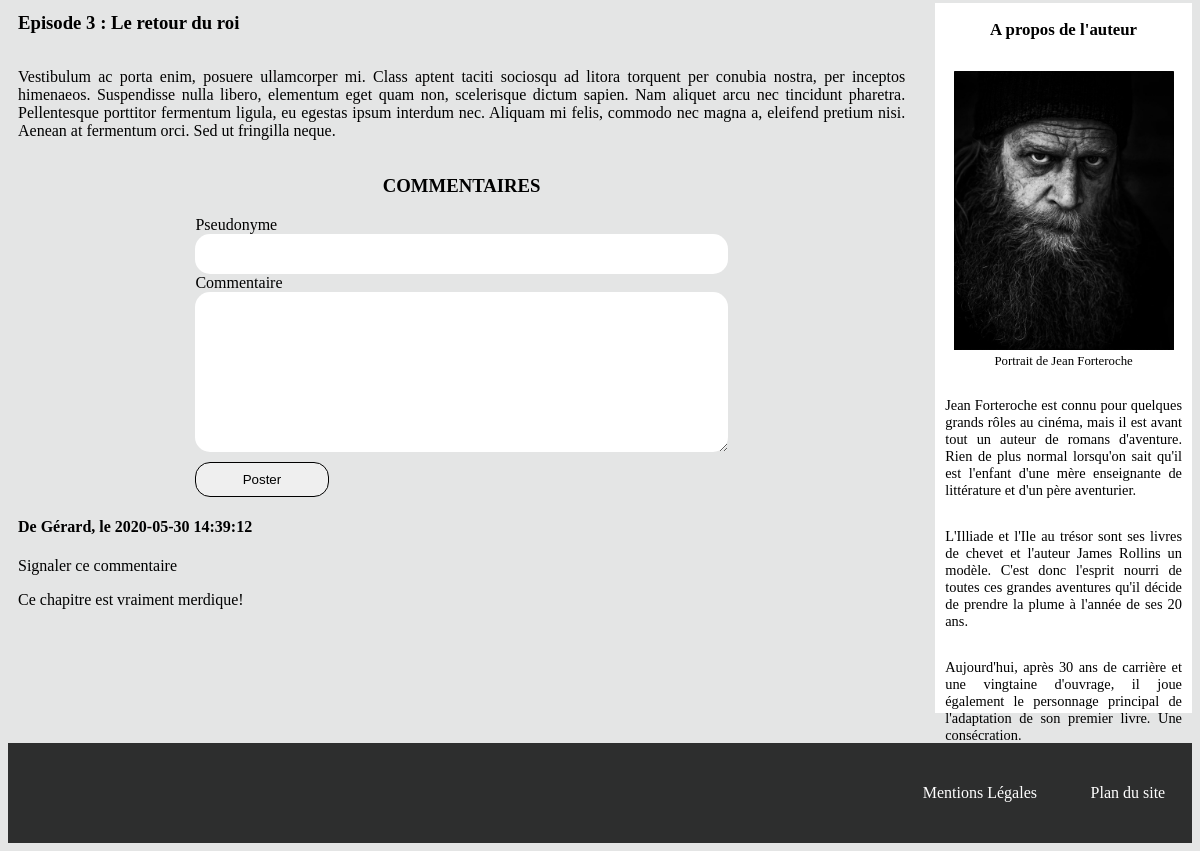
The app's page /index.php?action=post&id=3 (lower part), older data.
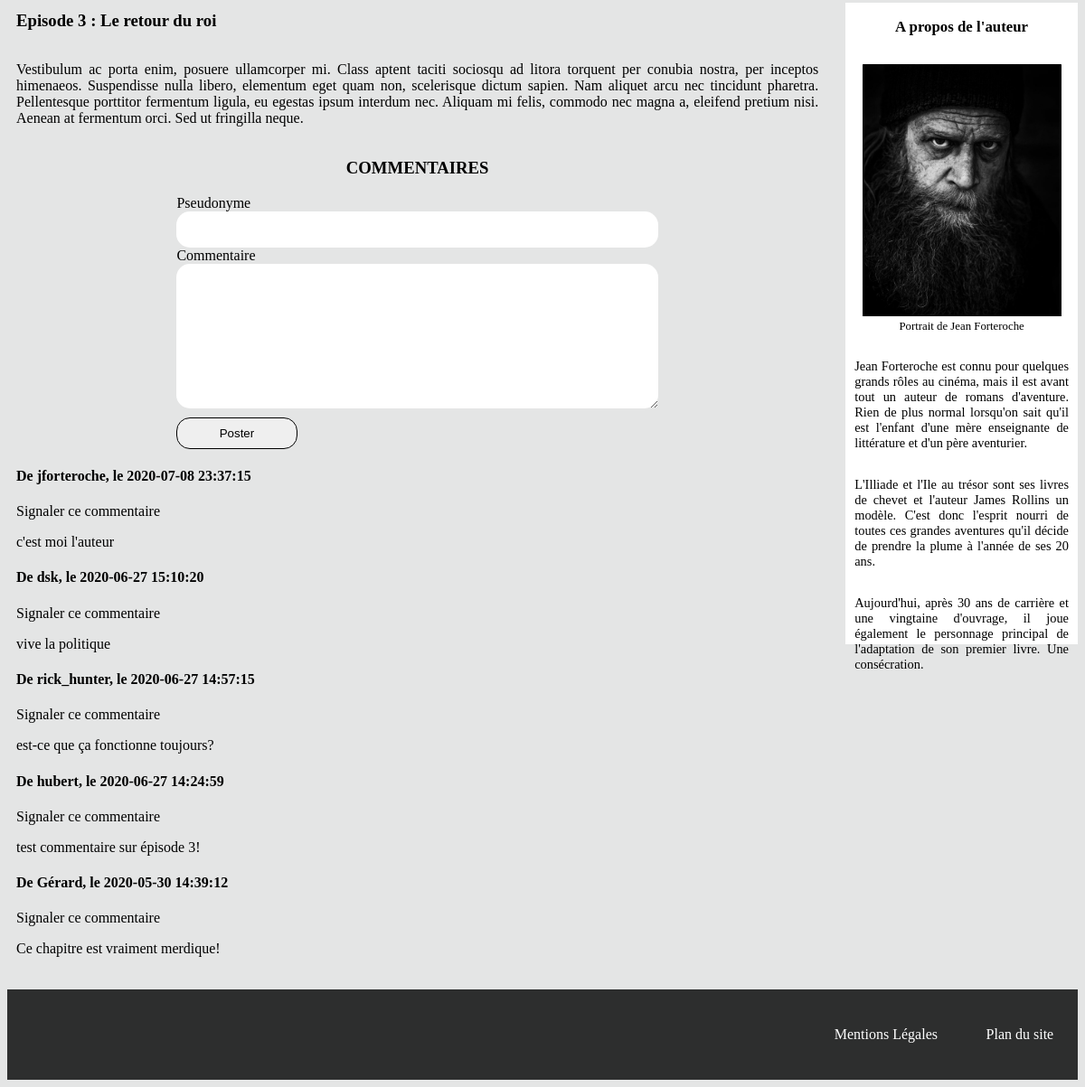
The same page, newer data.
### tables this page shows
CREATE TABLE IF NOT EXISTS `episodes` (
  `episode_id` tinyint(11) NOT NULL AUTO_INCREMENT,
  `episode_title` char(255) NOT NULL,
  `episode_content` text NOT NULL,
  `episode_date` datetime NOT NULL,
  PRIMARY KEY (`episode_id`)
);

CREATE TABLE IF NOT EXISTS `commentaires` (
  `comment_id` tinyint(11) NOT NULL AUTO_INCREMENT,
  `episode` tinyint(11) NOT NULL,
  `pseudo` varchar(50) NOT NULL,
  `comment` text NOT NULL,
  `comment_date` datetime NOT NULL DEFAULT CURRENT_TIMESTAMP,
  `reported_comment` tinyint(1) NOT NULL,
  PRIMARY KEY (`comment_id`),
  KEY `episode_comments` (`episode`)
);

### src/View/View.php (called while the page is built, shortened)
<?php
class View
{
    public function display(array $data, string $template, string $layout) : void
    {
        require_once($template);
        $content = ob_get_clean();
        require_once($layout);
    }
}

### src/Controller/FrontOffice/PostController.php (called while the page is built, shortened)
<?php
class PostController
{
    private $postManager;
    private $commentManager;
    private $view;
    private $layout;
    private $frontTemplate;
    public function __construct(PostManager $postManager, View $view, CommentManager $commentManager)
    {
        $this->postManager = $postManager;
        $this->view = $view;
        $this->commentManager = $commentManager;
        $this->frontTemplate = '../templates/frontoffice/';
        $this->layout = '../templates/frontOffice/layout.html.php';
    }
    public function displayOneEpisode(int $id) : void
    {
        $episodeData = $this->postManager->getOneEpisode($id);
        $commentsData = $this->commentManager->getComments($id);
        $data = [$episodeData, $commentsData];
        $template = $this->frontTemplate.'onepost.html.php';
        $this->view->display(['episode' => $data[0][0], 'comments' => $data[1]], $template, $this->layout);
    }
}

### public/index.php (called while the page is built, shortened)
<?php
$router = new Router();
$router->run();

### src/Model/PostManager.php (called while the page is built, shortened)
<?php
class PostManager
{
    private $database;
    public function __construct(Database $database)
    {
        $this->database = $database->databaseConnect();
    }
    public function getOneEpisode(int $id) : array
    {
        $episodes = $this->database->prepare("SELECT * FROM episodes WHERE episode_id = :episode_id");
        $episodes->bindParam(':episode_id', $id);
        $episodes->execute();
        return $episodes->fetchAll();
    }
}

### src/Service/Database.php (called while the page is built, shortened)
<?php
class Database
{
    private $servor = 'mysql:dbname=jean_forteroche;host=localhost;port=3308;chartset=utf-8';
    private $user = 'root';
    private $password = '';
    public function databaseConnect() : object
    {
        return new \PDO($this->servor, $this->user, $this->password);
    }
}

### src/Model/CommentManager.php (called while the page is built, shortened)
<?php
class CommentManager
{
    private $database;
    public function __construct(Database $database)
    {
        $this->database = $database->databaseConnect();
    }
    public function getComments(int $id) : array
    {
        $comments = $this->database->prepare('SELECT * FROM commentaires WHERE episode = :id ORDER BY comment_date DESC LIMIT 0, 10');
        $comments->bindParam(':id', $id);
        $comments->execute();
        return $comments->fetchAll();
    }
}

### Templates/Frontoffice/onepost.html.php (the view)
<article>
    <h3>Episode <?=$data['episode']['episode_id']?> : <?=$data['episode']['episode_title']?></h3>
    <p><?=$data['episode']['episode_content']?></p>
</article>
<section class="commentaires">
    <h3>COMMENTAIRES</h3>
    <form class="comment_form" method="post" action="index.php?action=save_com&id=<?=$data['episode']['episode_id']?>">
        <label for="pseudo">Pseudonyme</label>
        <input class="input_name" type="text" name="pseudo"/>
        <label for="comment">Commentaire</label>
        <textarea class="comment_area" name="comment" rows="10" cols="40"></textarea>
        <input class="submit" type="submit" value="Poster"/>
    </form>
    <?php
        foreach($data['comments'] as $commentsData) {
    ?>
        <h4 id="comment_header">De <?=$commentsData['pseudo']?>, le <?=$commentsData['comment_date']?></h4>
        <a href="index.php?action=signal&id=<?=$data['episode']['episode_id']?>&comment_id=<?=$commentsData['comment_id']?>">
            Signaler ce commentaire
        </a>
        <p><?=$commentsData['comment']?></p>
        <?php
        }
        ?>
</section>

### src/Service/Router.php (shortened to what this page needs)
<?php
class Router
{
    private $postController;
    private $get;
    public function __construct()
    {
        $this->database = new Database();
        $this->postManager = new PostManager($this->database);
        $this->commentManager = new CommentManager($this->database);
        $this->view = new View();
        $this->postController = new PostController($this->postManager, $this->view, $this->commentManager);
        $this->get = $_GET;
    }
    public function run(): void
    {
        if (empty($this->get)) {
            $this->postController->displayHome();
        }
        elseif (isset($this->get['action'])) {
            switch ($this->get['action']) {
                case 'post':
                    $this->postController->displayOneEpisode((int) $this->get['id']);
                break;
            }
        }
    }
}

### Templates/Frontoffice/layout.html.php (shortened to what this page needs)
<!DOCTYPE html>
<html lang="fr">
	<head>
		<link rel="stylesheet" href="css/style.css" />
	</head>
	<body>
		<main class='front_content'>
			<section class="last_episodes">
				<?=$content?>
			</section>
			<aside class="about_me">
				<h3>A propos de l'auteur</h3>
				<figure>
					<img class="portrait" src="../public/images/portrait.jpg" alt="Portrait de Jean Forteroche" />
					<figcaption>Portrait de Jean Forteroche</figcaption>
				</figure>
				<p>Jean Forteroche est connu pour quelques grands rôles au cinéma, mais il est avant tout un auteur de romans d'aventure.
					Rien de plus normal lorsqu'on sait qu'il est l'enfant d'une mère enseignante de littérature et d'un père aventurier.</p>
				<p>L'Illiade et l'Ile au trésor sont ses livres de chevet et l'auteur James Rollins un modèle. C'est donc l'esprit nourri de toutes
					ces grandes aventures qu'il décide de prendre la plume à l'année de ses 20 ans.</p>
				<p>Aujourd'hui, après 30 ans de carrière et une vingtaine d'ouvrage, il joue également le personnage principal de l'adaptation de son premier livre. Une consécration.</p>
			</aside>
		</main>
		<footer>
			<div class="footer_links">
				<a href="mentions.html">Mentions Légales</a>
				<a href="site_plan.html">Plan du site</a>
			</div>
		</footer>
	</body>
</html>

### public/css/style.css (style rules this page uses)
html { font-family: aileron; background-color: #e4e5e5; }
a { text-decoration: none; color: black; }
.front_content { width: 100%; }
.about_me { width: 20%; margin-left: 20px; margin-top: 20px; margin-bottom: 20px; height: 700px; padding: 10px; padding-top: 0; text-align: justify; font-size: 0.9rem; display: flex; flex-direction: column; align-items: center; background-color: white; }
.portrait { width: 220px; }
figcaption { text-align: center; font-size: 0.8rem; }
.last_episodes { width: 77%; padding: 10px; border-radius: 15px; display: flex; flex-direction: column; }
article { display: flex; flex-direction: column; }
article p { text-align: justify; }
.front_content { margin-top: 10px; display: flex; justify-content: space-between; }
footer { margin-top: 10px; width: 100%; height: 100px; background-color: rgba(0, 0, 0, 0.8); display: flex; align-items: center; justify-content: right; }
.footer_links { width: 25%; display: flex; justify-content: space-around; }
.footer_links a { color: white; }
.commentaires h3 { text-align: center; }
.comment_form { display: flex; flex-direction: column; width: 60%; margin: auto; }
.input_name { height: 30px; }
.comment_form .input_name, .comment_form .comment_area { border-radius: 15px; padding-left: 10px; padding-right: 10px; padding-top: 5px; padding-bottom: 5px; border: none; }
.submit { width: 25%; height: 35px; border-radius: 15px; border: 1px solid black; margin-top: 10px; }

Row changes from the older to the newer data that the page shows:
added commentaires: pseudo "jforteroche", comment_date "2020-07-08 23:37:15", comment "c'est moi l'auteur"
added commentaires: pseudo "dsk", comment_date "2020-06-27 15:10:20", comment "vive la politique"
added commentaires: pseudo "rick_hunter", comment_date "2020-06-27 14:57:15", comment "est-ce que ça fonctionne toujours?"
added commentaires: pseudo "hubert", comment_date "2020-06-27 14:24:59", comment "test commentaire sur épisode 3!"
